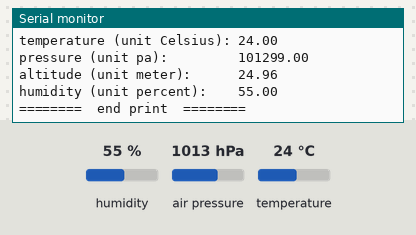
This program was run on a simulated ESP32. On the bench: the last lines printed to the serial monitor. Wiring (inferred from the names in the program): BME280 sensor at I2C address 0x77. The inputs (shaded band) are chosen by the test bench; at power-on: humidity 55 %, air pressure 1013 hPa, temperature 24 °C. WiFi joins after 1.5 s; servers stay silent unless stated; uploads are accepted with an empty reply.

Above: at 3.2 s.
3.3 s: humidity set to 22 %
At 4.7 s:
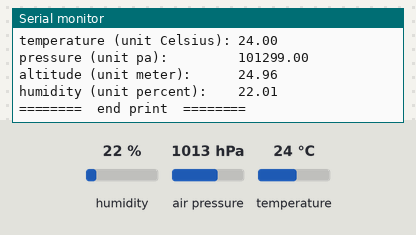
4.8 s: air pressure set to 1025 hPa
At 6.6 s:
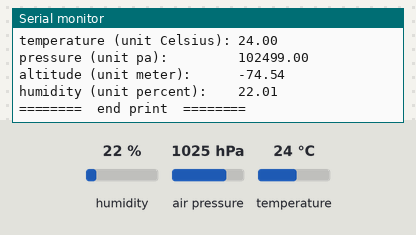
9.3 s: temperature set to 12 °C
At 10.1 s:
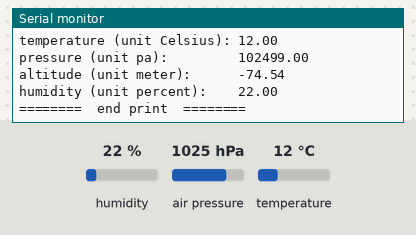
Timing chart, 0 to 12.3 s (numbered marks = the images above; inputs shaded):
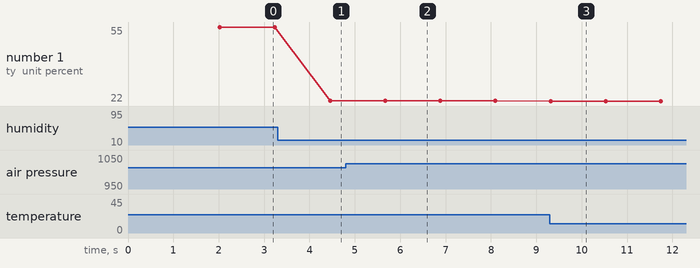

Measured:
- after the input at 3.3 s, the serial monitor: prints a new line after 1.2 s (image 1)
- after the input at 4.8 s, the serial monitor: prints a new line after 0.86 s (image 2)
- after the input at 9.3 s, the serial monitor: prints a new line at once (image 3)
- plotted number 1: 55 → 22.01 after the input at 3.3 s, 22.01 → 22 after the input at 9.3 s

The program:

main.cpp
```cpp
#include <Arduino.h>
#include <DFRobot_BME280.h>
#include <Wire.h>
#include <Wifi.h>
#include <HTTPClient.h>
#include <string.h>
// #include <Arduino_JSON.h>

#define SEA_LEVEL_PRESSURE 1015.0f
#define I2C_SDA 27
#define I2C_SCL 26

typedef DFRobot_BME280_IIC BME; // ******** use abbreviations instead of full names ********

BME *evnSensor;
TwoWire I2C = TwoWire(0);

const char *ssid = "RabbitNet";
const char *pw = "gp8gp8gp8";
const char *server = "http://192.168.1.119:5000/api/v1/weathers/create";

WiFiClient wific;
HTTPClient http;

// show last sensor operate status
void printLastOperateStatus(BME::eStatus_t eStatus)
{
  switch (eStatus)
  {
  case BME::eStatusOK:
    Serial.println("everything ok");
    break;
  case BME::eStatusErr:
    Serial.println("unknow error");
    break;
  case BME::eStatusErrDeviceNotDetected:
    Serial.println("device not detected");
    break;
  case BME::eStatusErrParameter:
    Serial.println("parameter error");
    break;
  default:
    Serial.println("unknow status");
    break;
  }
}

void setup()
{
  Serial.begin(115200);
  I2C.begin(I2C_SDA, I2C_SCL);
  evnSensor = new BME(&I2C, 0x77);
  evnSensor->reset();
  Serial.println("bme read data test");
  while (evnSensor->begin() != BME::eStatusOK)
  {
    Serial.println("bme begin failed");
    delay(2000);
  }
  Serial.println("bme begin success");
  WiFi.begin(ssid, pw);
  while (WiFi.status() != WL_CONNECTED)
  {
    delay(500);
    Serial.println("not connected!");
  }
  Serial.println("wifi connected!");
}

void loop()
{
  // put your main code here, to run repeatedly:
  double temp = evnSensor->getTemperature();
  double press = evnSensor->getPressure();
  double alti = evnSensor->calAltitude(SEA_LEVEL_PRESSURE, press);
  double humi = evnSensor->getHumidity();
  Serial.println();
  Serial.println("======== start print ========");
  Serial.print("temperature (unit Celsius): ");
  Serial.println(temp);
  Serial.print("pressure (unit pa):         ");
  Serial.println(press);
  Serial.print("altitude (unit meter):      ");
  Serial.println(alti);
  Serial.print("humidity (unit percent):    ");
  Serial.println(humi);
  Serial.println("========  end print  ========");
  delay(1000);

  if (WiFi.status() == WL_CONNECTED)
  {
    http.begin(wific, server);
    String data = "temp=";
    String st_temp = String(temp, 5);
    String st_press = String(press, 5);
    String st_alti = String(alti, 5);
    String st_humi = String(humi, 5);
    data += st_temp;
    data += "&press=";
    data += st_press;
    data += "&alt=";
    data += st_alti;
    data += "&humid=";
    data += st_humi;
    http.POST(data);
    http.end();
  }
  else
  {
    Serial.println("not connected!");
  }
}
```
